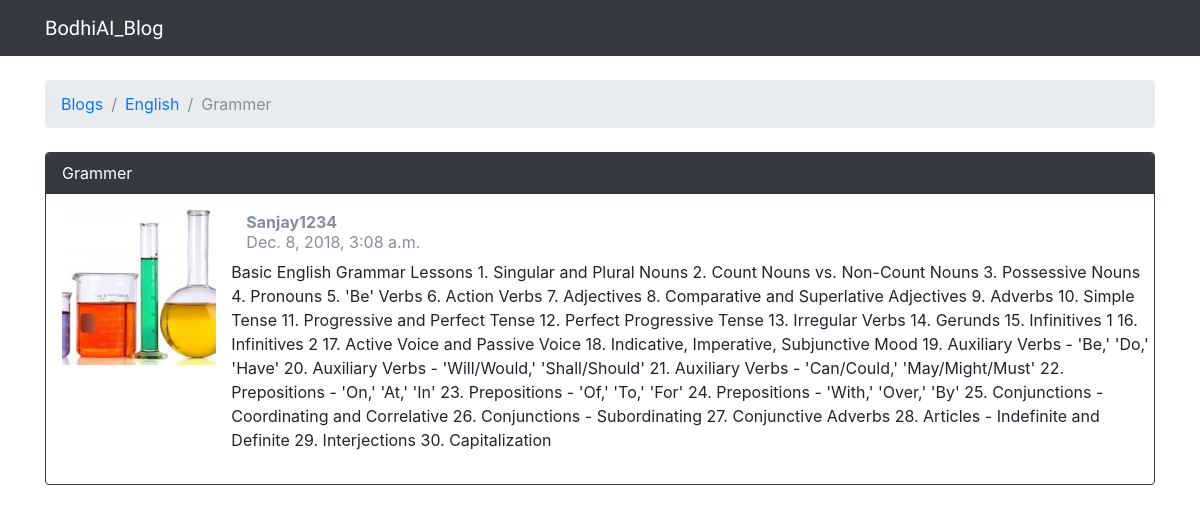
Screenshot of /4/topics/7/ with the database file from the repository.
### BodhiAI_Blog_App/models.py (models this page shows, shortened)
class Topic(models.Model):
    subject = models.CharField(max_length=255)
    last_updated = models.DateTimeField(auto_now_add=True)
    category = models.ForeignKey(Category,on_delete=models.CASCADE, related_name='topics')
    Publisher = models.ForeignKey(User,on_delete=models.CASCADE,related_name='topics')

class Category(models.Model):
    name = models.CharField(max_length=30, unique=True)
    description = models.CharField(max_length=100)

class Blog(models.Model):
    Blog_Text = models.TextField(max_length=4000)
    topic = models.ForeignKey(Topic,on_delete=models.CASCADE, related_name='posts')
    created_at = models.DateTimeField(auto_now_add=True)
    updated_at = models.DateTimeField(null=True)
    created_by = models.ForeignKey(User,on_delete=models.CASCADE, related_name='posts')
    updated_by = models.ForeignKey(User,on_delete=models.CASCADE,null=True, related_name='+')
    Image = models.ImageField(upload_to='static/media', blank=True, max_length=100)

### BodhiAI_Blog_App/views.py (the view)
# urls.py: url(r'^(?P<pk>\d+)/topics/(?P<topic_pk>\d+)/$', views.topic_posts, name='topic_posts')
def topic_posts(request, pk, topic_pk):
    topic = get_object_or_404(Topic, category__pk=pk, pk=topic_pk)
    blog =  Blog.objects.all()
    topic.save()
    return render(request, 'topic_posts.html', {'topic': topic,"blog":blog})

### templates/topic_posts.html (shortened to what this page needs)
{% extends 'base.html' %}
{% load static %}
{% block breadcrumb %}
  <li class="breadcrumb-item"><a href="{% url 'home' %}">Blogs</a></li>
  <li class="breadcrumb-item"><a href="{% url 'category_topics' topic.category.pk %}">{{ topic.category.name }}</a></li>
  <li class="breadcrumb-item active">{{ topic.subject }}</li>
{% endblock %}
{% block content %}
  {% for post in topic.posts.all %}
    <div class="card mb-2 {% if forloop.first %}border-dark{% endif %}">
      {% if forloop.first %}
        <div class="card-header text-white bg-dark py-2 px-3">{{ topic.subject }}</div>
      {% endif %}
      <div class="card-body p-3">
        <div class="row">
          <div class="col-2">
            <img src="{% static 'img/thTVUKWIFV.jpg' %}"  alt="{{ post.created_by.username }}" class="w-100">
          </div>
          <div class="col-10">
            <div class="row mb-3">
              <div class="col-6">
                <strong class="text-muted">{{ post.created_by.username }}</strong>
                  <h5>
                <small class="text-muted">{{ post.created_at }}</small></h5>
              </div>
                {{ post.Blog_Text}}
          </div>
        </div>
      </div>
    </div>
  {% endfor %}
{% endblock %}

### rows the page displays
Topic: category.name "English", subject "Grammer"
Blog: created_by.username "Sanjay1234", created_at "Dec. 8, 2018, 3:08 a.m.", Blog_Text "Basic English Grammar Lessons 1. Singular and Plural Nouns 2. Count Nouns vs. Non-Count Nouns 3. Possessive Nouns 4. Pronouns 5. 'Be' Verbs 6. Action Verbs 7. Adjectives 8. Comparative and Superlative Adjectives 9. Adverbs 10. Simple Tense 11. Progressive and Perfect Tense 12. Perfect Progressive Tense 13. Irregular Verbs 14. Gerunds 15. Infinitives 1 16. Infinitives 2 17. Active Voice and Passive Voice 18. Indicative, Imperative, Subjunctive Mood 19. Auxiliary Verbs - 'Be,' 'Do,' 'Have' 20. Auxiliary Verbs - 'Will/Would,' 'Shall/Should' 21. Auxiliary Verbs - 'Can/Could,' 'May/Might/Must' 22. Prepositions - 'On,' 'At,' 'In' 23. Prepositions - 'Of,' 'To,' 'For' 24. Prepositions - 'With,'…"
